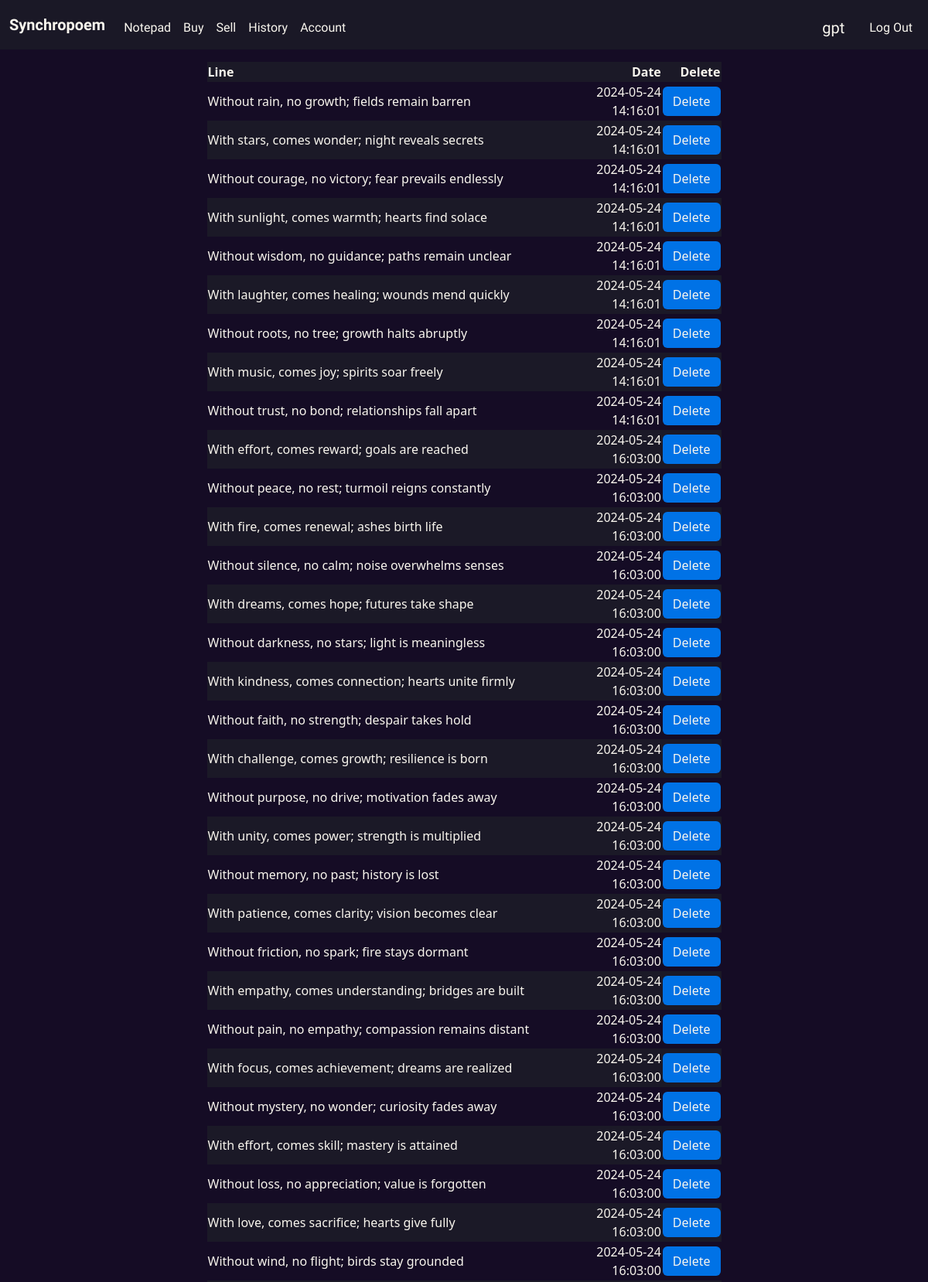
Page /notepad (signed in, upper part) on the committed database.
### tables this page shows
CREATE TABLE lines (
id INTEGER PRIMARY KEY AUTOINCREMENT NOT NULL,
user_id INT NOT NULL,
line TEXT NOT NULL,
date DATETIME NOT NULL,
FOREIGN KEY (user_id) REFERENCES users(id)
);

### app.py (the view, shortened to what this page needs)
@app.route("/notepad", methods=["GET", "POST"])
def notepad():
    user_data = db.execute("SELECT id, line, date FROM lines WHERE user_id = ? ORDER BY date", session["user_id"])
    return render_template("notepad.html", user_data=user_data)

### app.py (called while the page is built)
@app.after_request
def after_request(response):
    response.headers["Cache-Control"] = "no-cache, no-store, must-revalidate"
    response.headers["Expires"] = 0
    response.headers["Pragma"] = "no-cache"
    return response

@app.context_processor
def inject_user():
    return dict(username=session.get("username"))

### templates/notepad.html (shortened to what this page needs)
{% extends "layout.html" %}
{% block main %}
    <div class="row justify-content-center">
        <table class="col-7 table-striped mt-3">
            <thead>
                <tr>
                    <th class="text-start" id="data-color">Line</th>
                    <th class="text-end" id="data-color">Date</th>
                    <th class="text-end" id="data-color">Delete</th>
                </tr>
            </thead>
            <tbody>
                {% for line in user_data %}
                    <tr>
                        <td class="text-start" id="data-color">{{ line.line }}</td>
                        <td class="text-end" id="data-color">{{ line.date }}</td>
                        <td class="text-end" id="data-color">
                            <form action="/notepad" method="post">
                                <button name="delete_line" type="submit" value="{{ line.id }}" class="btn">Delete</button>
                            </form>
                        </td>
                    </tr>
                {% endfor%}
            </tbody>
        </table>
    </div>
{% endblock %}

### templates/layout.html (shortened to what this page needs)
<!DOCTYPE html>
<html lang="en">
    <head>
        <link href="https://cdn.jsdelivr.net/npm/bootstrap@5.3.3/dist/css/bootstrap.min.css" rel="stylesheet">
        <link rel="stylesheet" href="https://cdn.jsdelivr.net/npm/bootstrap-icons@1.11.3/font/bootstrap-icons.min.css">
        <link href="/static/styles.css" rel="stylesheet">
    </head>
    <body>
        <header>
            <nav class="bg-dark bg-opacity-50 navbar navbar-expand-md py-2">
                <div class="container-fluid">
                    <a class="navbar-brand" href="/">Synchropoem</a>
                    <div class="collapse navbar-collapse" id="navbar">
                        {% if session["user_id"] %}
                            <ul class="navbar-nav me-auto mt-2">
                                <li class="nav-item"><a class="nav-link" href="/notepad">Notepad</a></li>
                                <li class="nav-item"><a class="nav-link" href="/buy">Buy</a></li>
                                <li class="nav-item"><a class="nav-link" href="/sell">Sell</a></li>
                                <li class="nav-item"><a class="nav-link" href="/history">History</a></li>
                                <li class="nav-item"><a class="nav-link" href="/account">Account</a></li>
                            </ul>
                            <ul class="navbar-nav ms-auto mt-2">
                                <li class="nav-item nav-link navbar-brand">{{ username }}</li>
                                <li class="nav-item"><a class="nav-link" href="/logout">Log Out</a></li>
                            </ul>
                        {% else %}
                            <ul class="navbar-nav ms-auto mt-2">
                                <li class="nav-item"><a class="nav-link" href="/register">Register</a></li>
                                <li class="nav-item"><a class="nav-link" href="/login">Log In</a></li>
                            </ul>
                        {% endif %}
                    </div>
                </div>
            </nav>
        </header>
        <main class="container d-block">
            {% block main %}{% endblock %}
        </main>
    </body>
</html>

### static/styles.css (style rules this page uses)
body { background-color: #150c25; }
.navbar-brand { color:#F9F6EE; font-family: "Karma", serif; font-weight: 600; font-style: normal; }
.nav-link { color:#F9F6EE; font-family: "Karma", serif; font-weight: 500; font-style: normal; }
.btn { color: #F9F6EE; background-color: #0072e6; }
#data-color { color: #F9F6EE; }
.table-striped { background-color: #1b1927; }
.table-striped>tbody>tr:nth-child(odd)>td, .table-striped>tbody>tr:nth-child(odd)>th { background-color: #150c25; }

### rows in the picture
lines: line "Without rain, no growth; fields remain barren", date "2024-05-24 14:16:01", {{ line.id }} 1 (drawn)
lines: line "With stars, comes wonder; night reveals secrets", date "2024-05-24 14:16:01", {{ line.id }} 2 (drawn)
lines: line "Without courage, no victory; fear prevails endlessly", date "2024-05-24 14:16:01", {{ line.id }} 3 (drawn)
lines: line "With sunlight, comes warmth; hearts find solace", date "2024-05-24 14:16:01", {{ line.id }} 4 (drawn)
lines: line "Without wisdom, no guidance; paths remain unclear", date "2024-05-24 14:16:01", {{ line.id }} 5 (drawn)
lines: line "With laughter, comes healing; wounds mend quickly", date "2024-05-24 14:16:01", {{ line.id }} 6 (drawn)
lines: line "Without roots, no tree; growth halts abruptly", date "2024-05-24 14:16:01", {{ line.id }} 7 (drawn)
lines: line "With music, comes joy; spirits soar freely", date "2024-05-24 14:16:01", {{ line.id }} 8 (drawn)
lines: line "Without trust, no bond; relationships fall apart", date "2024-05-24 14:16:01", {{ line.id }} 9 (drawn)
lines: line "With effort, comes reward; goals are reached", date "2024-05-24 16:03:00", {{ line.id }} 10 (drawn)
lines: line "Without peace, no rest; turmoil reigns constantly", date "2024-05-24 16:03:00", {{ line.id }} 11 (drawn)
lines: line "With fire, comes renewal; ashes birth life", date "2024-05-24 16:03:00", {{ line.id }} 12 (drawn)
lines: line "Without silence, no calm; noise overwhelms senses", date "2024-05-24 16:03:00", {{ line.id }} 13 (drawn)
lines: line "With dreams, comes hope; futures take shape", date "2024-05-24 16:03:00", {{ line.id }} 14 (drawn)
lines: line "Without darkness, no stars; light is meaningless", date "2024-05-24 16:03:00", {{ line.id }} 15 (drawn)
lines: line "With kindness, comes connection; hearts unite firmly", date "2024-05-24 16:03:00", {{ line.id }} 16 (drawn)
lines: line "Without faith, no strength; despair takes hold", date "2024-05-24 16:03:00", {{ line.id }} 17 (drawn)
lines: line "With challenge, comes growth; resilience is born", date "2024-05-24 16:03:00", {{ line.id }} 18 (drawn)
lines: line "Without purpose, no drive; motivation fades away", date "2024-05-24 16:03:00", {{ line.id }} 19 (drawn)
lines: line "With unity, comes power; strength is multiplied", date "2024-05-24 16:03:00", {{ line.id }} 20 (drawn)
lines: line "Without memory, no past; history is lost", date "2024-05-24 16:03:00", {{ line.id }} 21 (drawn)
lines: line "With patience, comes clarity; vision becomes clear", date "2024-05-24 16:03:00", {{ line.id }} 22 (drawn)
lines: line "Without friction, no spark; fire stays dormant", date "2024-05-24 16:03:00", {{ line.id }} 23 (drawn)
lines: line "With empathy, comes understanding; bridges are built", date "2024-05-24 16:03:00", {{ line.id }} 24 (drawn)
lines: line "Without pain, no empathy; compassion remains distant", date "2024-05-24 16:03:00", {{ line.id }} 25 (drawn)
lines: line "With focus, comes achievement; dreams are realized", date "2024-05-24 16:03:00", {{ line.id }} 26 (drawn)
lines: line "Without mystery, no wonder; curiosity fades away", date "2024-05-24 16:03:00", {{ line.id }} 27 (drawn)
lines: line "With effort, comes skill; mastery is attained", date "2024-05-24 16:03:00", {{ line.id }} 28 (drawn)
lines: line "Without loss, no appreciation; value is forgotten", date "2024-05-24 16:03:00", {{ line.id }} 29 (drawn)
lines: line "With love, comes sacrifice; hearts give fully", date "2024-05-24 16:03:00", {{ line.id }} 30 (drawn)
lines: line "Without wind, no flight; birds stay grounded", date "2024-05-24 16:03:00", {{ line.id }} 31 (drawn)

### other values in the picture
{{ username }} "gpt"
